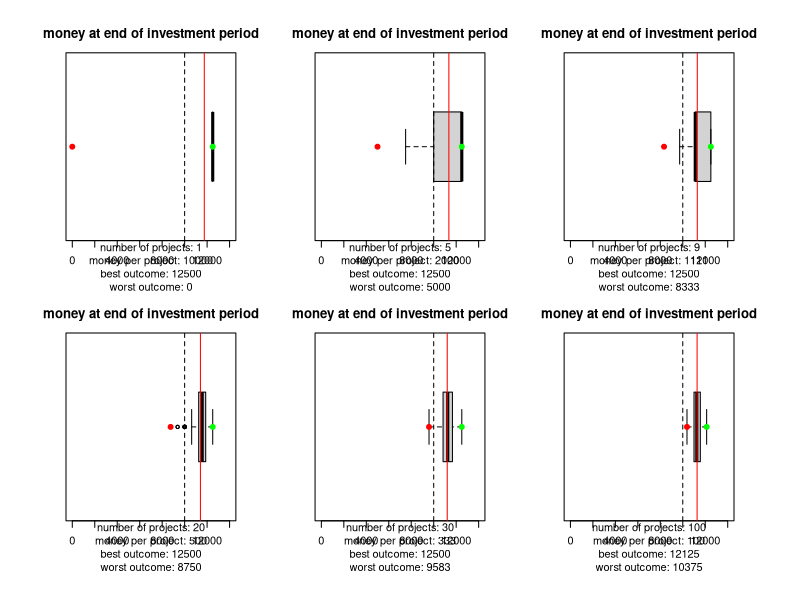
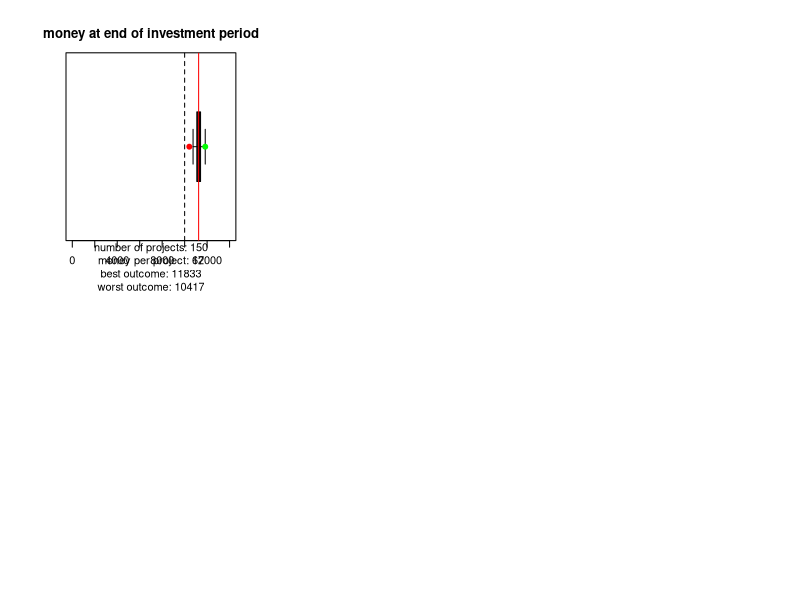

The R source for these figures, in order:
# Crowdfunding investment risk. 

# Calculating the risk of crowd investments and 
# calculating the expected actual return on investment. 

# ---- # 
# Create a hypothetical portfolio: 
# Investing 10.000 euros. 
# Each project runs over 5 years and gives a 5% interest per year. 
# Each project has in each given year a likelihood of 10% of default of payment. 
# To start with, let's assume for simplicity that the yearly likelihood is
# independent from the occurrance of default of payment in the preceding year. 

# Note there is no compound interest (Zinseszins)!

# How does the risk and especially the expected
# actual return on investment change with the number of 
# projects invested into?? 

# Let's assume we invest into 1 project only. 
# What's the expected actual return on investment? 
years <- 5
interest_pa <- 0.05 # p.a. interest
investment <- 10000
default_likelihood <- 0.1 # default likelihood. 
payment_likelihood <- 1 - default_likelihood # p.a. likelihood of payment.
n_projects <- 1

# return on investment without default of payment:
# Formula of return on investment: 
# ROI = (earning - initial investment) / initial investment
(investment*0.05*years + investment) * 100 / investment
# after 5 years, the initial capital has grown to 125% (or by one quarter). 


# Now let's assume there is a 10% default of payment each year. 
(investment*0.05*payment_likelihood*years + investment) * 100 / investment
# after 5 years, the initial capital has grown to 122.5%. 
# That's actually not that bad. 

# ------------- # 
# I think to accurately catch the risk of crowdinvestment, 
# I need to look at a worst case scenario if one project out of 
# ten fails altogether. 

# If we invest only in one project, what's the best outcome?
# What's the worst outcome? 
v <- numeric(100) # number of simulations

money_at_end_fun <- function(n_projects, default_likelihood, investment, years) {
  for (i in seq_along(v)) {
    portfolio_fail <- sample(x = c(0, 1), size = n_projects, 
                             replace = T, 
                             prob = c(1 - default_likelihood, default_likelihood))
    portfolio_fail <- sum(portfolio_fail)/length(portfolio_fail) # percentage
    portfolio_success <- 1 - portfolio_fail
    
    money_earned <- investment*0.05*portfolio_success*years
    money_lost <- investment*portfolio_fail
    money_at_end <- investment*0.05*portfolio_success*years + 
      investment*portfolio_success
    v[i] <- money_at_end
  }
  money_per_project = round(investment / n_projects, 0)
  best_outcome <- round(max(v), 0)
  worst_outcome <- round(min(v), 0)
  boxplot(v,
          ylim = c(0, investment*1.4), # create the same scale for all plots
          main = "money at end of investment period", 
          horizontal = T)
  title(xlab = paste0("number of projects: ", n_projects, 
                      "\nmoney per project: ", money_per_project,
                      "\nbest outcome: ", best_outcome, 
                      "\nworst outcome: ", worst_outcome), line = 3)
  abline(v = mean(v), col = "red") # expected/mean outcome
  # add points for the best and worst possible outcomes: 
  points(x = c(best_outcome, worst_outcome), y = c(1, 1), 
         col = c("green", "red"), pch = 19)
  # add line to show the invested capital: 
  abline(v = investment, lty = 2) # expected/mean outcome
}

dev.off()
par(mfrow = c(2, 3), oma = c(2, 2, 1, 2), 
    mar = c(4, 3, 3, 3))

money_at_end_fun(n_projects = 1, default_likelihood = 0.1, 
                 investment = 10000, years = 5)

# If we invest in 5 projects, what's the best outcome?
# What's the worst outcome? 
money_at_end_fun(n_projects = 5, default_likelihood = 0.1, 
                 investment = 10000, years = 5)

# If we invest in 9 projects, what's the best outcome?
# What's the worst outcome? 
money_at_end_fun(n_projects = 9, default_likelihood = 0.1, 
                 investment = 10000, years = 5)

money_at_end_fun(n_projects = 20, default_likelihood = 0.1, 
                 investment = 10000, years = 5)

money_at_end_fun(n_projects = 30, default_likelihood = 0.1, 
                 investment = 10000, years = 5)

money_at_end_fun(n_projects = 100, default_likelihood = 0.1, 
                 investment = 10000, years = 5)

money_at_end_fun(n_projects = 150, default_likelihood = 0.1, 
                 investment = 10000, years = 5)

# ROI: 
# roi <- (investment*0.05*portfolio_success*years + 
#   investment - money_lost) * 100 / investment
